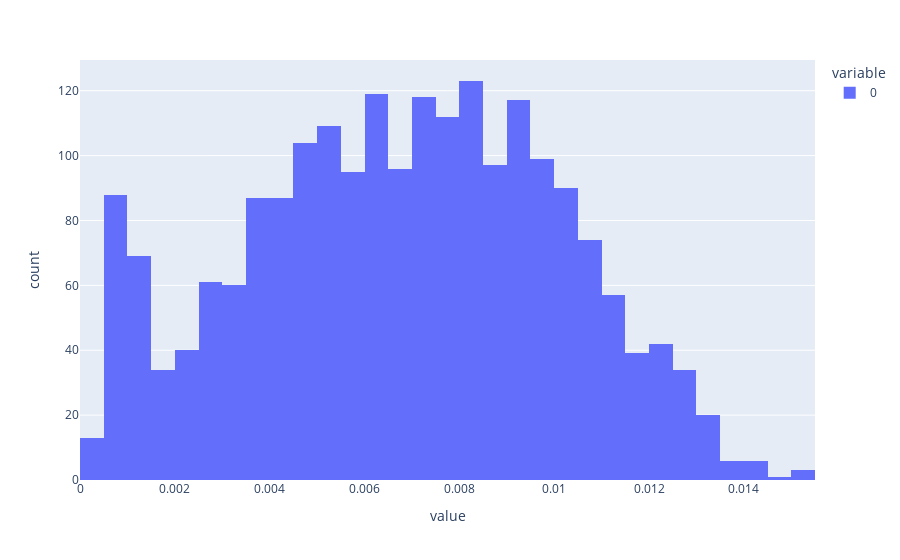

The cell this chart's notebook holds for it:
### Code cell
px.histogram(C2H4_list)

### Figure 1 — Plotly figure (JSON) as saved in the notebook; plotly's stock layout.template omitted (floating-point values rounded to 4 significant figures; data arrays with more than 128 entries replaced by an {"elided": "..."} marker saying what was removed)
{"data": [{"alignmentgroup": "True", "bingroup": "x", "hovertemplate": "variable=0<br>value=%{x}<br>count=%{y}<extra></extra>", "legendgroup": "0", "marker": {"color": "#636efa"}, "name": "0", "offsetgroup": "0", "orientation": "v", "showlegend": true, "type": "histogram", "x": {"elided": "2100 float values"}, "xaxis": "x", "yaxis": "y"}], "layout": {"barmode": "relative", "legend": {"title": {"text": "variable"}, "tracegroupgap": 0}, "margin": {"t": 60}, "xaxis": {"anchor": "y", "domain": [0, 1], "title": {"text": "value"}}, "yaxis": {"anchor": "x", "domain": [0, 1], "title": {"text": "count"}}}}
